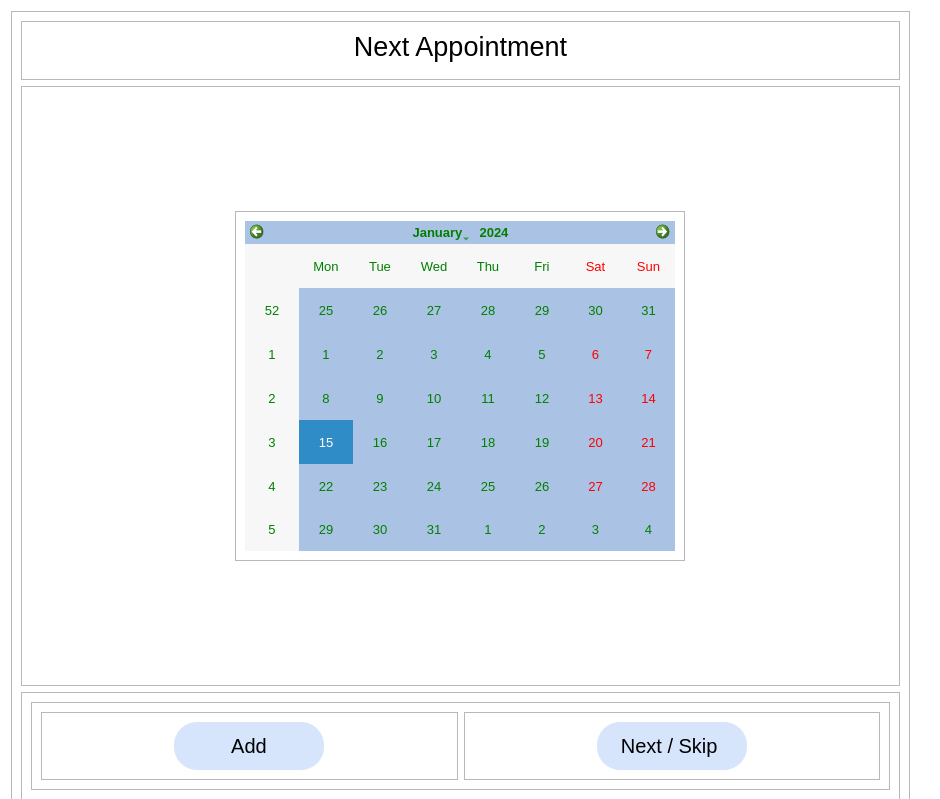
<?xml version="1.0" encoding="UTF-8"?>
<ui version="4.0">
 <class>Dialog</class>
 <widget class="QDialog" name="Dialog">
  <property name="geometry">
   <rect>
    <x>0</x>
    <y>0</y>
    <width>940</width>
    <height>799</height>
   </rect>
  </property>
  <property name="minimumSize">
   <size>
    <width>899</width>
    <height>799</height>
   </size>
  </property>
  <property name="windowTitle">
   <string>Next Appointment</string>
  </property>
  <property name="windowIcon">
   <iconset>
    <normaloff>001.png</normaloff>001.png</iconset>
  </property>
  <property name="styleSheet">
   <string notr="true">QDialog{
	
	background: #FFFFFF
}</string>
  </property>
  <layout class="QVBoxLayout" name="verticalLayout">
   <item>
    <widget class="QFrame" name="frame">
     <property name="minimumSize">
      <size>
       <width>899</width>
       <height>799</height>
      </size>
     </property>
     <property name="maximumSize">
      <size>
       <width>899</width>
       <height>799</height>
      </size>
     </property>
     <property name="styleSheet">
      <string notr="true">background: url(C:/Users/Asus/Desktop/bg2.png)</string>
     </property>
     <property name="frameShape">
      <enum>QFrame::StyledPanel</enum>
     </property>
     <property name="frameShadow">
      <enum>QFrame::Raised</enum>
     </property>
     <layout class="QVBoxLayout" name="verticalLayout_2">
      <item>
       <widget class="QFrame" name="frame_2">
        <property name="minimumSize">
         <size>
          <width>0</width>
          <height>0</height>
         </size>
        </property>
        <property name="maximumSize">
         <size>
          <width>16777215</width>
          <height>16777215</height>
         </size>
        </property>
        <property name="styleSheet">
         <string notr="true">background: url()</string>
        </property>
        <property name="frameShape">
         <enum>QFrame::StyledPanel</enum>
        </property>
        <property name="frameShadow">
         <enum>QFrame::Raised</enum>
        </property>
        <layout class="QVBoxLayout" name="verticalLayout_3">
         <item>
          <widget class="QLabel" name="label">
           <property name="minimumSize">
            <size>
             <width>50</width>
             <height>0</height>
            </size>
           </property>
           <property name="maximumSize">
            <size>
             <width>16777215</width>
             <height>16777215</height>
            </size>
           </property>
           <property name="font">
            <font>
             <pointsize>20</pointsize>
            </font>
           </property>
           <property name="text">
            <string>Next Appointment</string>
           </property>
           <property name="alignment">
            <set>Qt::AlignHCenter|Qt::AlignTop</set>
           </property>
          </widget>
         </item>
        </layout>
       </widget>
      </item>
      <item>
       <widget class="QFrame" name="frame_3">
        <property name="maximumSize">
         <size>
          <width>16777215</width>
          <height>600</height>
         </size>
        </property>
        <property name="styleSheet">
         <string notr="true">QFrame{
background: url()
}

</string>
        </property>
        <property name="frameShape">
         <enum>QFrame::StyledPanel</enum>
        </property>
        <property name="frameShadow">
         <enum>QFrame::Raised</enum>
        </property>
        <layout class="QHBoxLayout" name="horizontalLayout">
         <property name="spacing">
          <number>0</number>
         </property>
         <property name="leftMargin">
          <number>10</number>
         </property>
         <property name="topMargin">
          <number>10</number>
         </property>
         <property name="rightMargin">
          <number>10</number>
         </property>
         <property name="bottomMargin">
          <number>10</number>
         </property>
         <item>
          <widget class="QFrame" name="frame_6">
           <property name="maximumSize">
            <size>
             <width>450</width>
             <height>350</height>
            </size>
           </property>
           <property name="styleSheet">
            <string notr="true">background: url()</string>
           </property>
           <property name="frameShape">
            <enum>QFrame::StyledPanel</enum>
           </property>
           <property name="frameShadow">
            <enum>QFrame::Raised</enum>
           </property>
           <layout class="QHBoxLayout" name="horizontalLayout_3">
            <item>
             <widget class="QCalendarWidget" name="calanderWidget">
              <property name="font">
               <font>
                <pointsize>10</pointsize>
               </font>
              </property>
              <property name="styleSheet">
               <string notr="true">QCalendarWidget QWidget{

background-color:rgb(170, 194, 227);

color: green;


}

</string>
              </property>
             </widget>
            </item>
           </layout>
          </widget>
         </item>
        </layout>
       </widget>
      </item>
      <item>
       <widget class="QFrame" name="frame_4">
        <property name="maximumSize">
         <size>
          <width>16777215</width>
          <height>111</height>
         </size>
        </property>
        <property name="styleSheet">
         <string notr="true">background: url()</string>
        </property>
        <property name="frameShape">
         <enum>QFrame::StyledPanel</enum>
        </property>
        <property name="frameShadow">
         <enum>QFrame::Raised</enum>
        </property>
        <layout class="QVBoxLayout" name="verticalLayout_4">
         <item>
          <widget class="QFrame" name="frame_7">
           <property name="styleSheet">
            <string notr="true">QPushButton {
  -webkit-border-radius: 23;
  -moz-border-radius: 23;
  border-radius: 23px;
  -webkit-box-shadow: 0px 1px 7px #666666;
  -moz-box-shadow: 0px 1px 7px #666666;
  box-shadow: 0px 1px 7px #666666;
  font-size: 20px;
  padding: 10px;
  background: rgb(204,222,250,0.8);
  border: solid #1f628d 2px;
  text-decoration: none;
}

QPushButton:hover {
  background: #3cb0fd;
  text-decoration: none;
}
</string>
           </property>
           <property name="frameShape">
            <enum>QFrame::StyledPanel</enum>
           </property>
           <property name="frameShadow">
            <enum>QFrame::Raised</enum>
           </property>
           <layout class="QHBoxLayout" name="horizontalLayout_2">
            <item>
             <widget class="QFrame" name="frame_5">
              <property name="frameShape">
               <enum>QFrame::StyledPanel</enum>
              </property>
              <property name="frameShadow">
               <enum>QFrame::Raised</enum>
              </property>
              <layout class="QHBoxLayout" name="horizontalLayout_4">
               <item>
                <widget class="QPushButton" name="addButton">
                 <property name="minimumSize">
                  <size>
                   <width>0</width>
                   <height>48</height>
                  </size>
                 </property>
                 <property name="maximumSize">
                  <size>
                   <width>150</width>
                   <height>16777215</height>
                  </size>
                 </property>
                 <property name="text">
                  <string>Add</string>
                 </property>
                </widget>
               </item>
              </layout>
             </widget>
            </item>
            <item>
             <widget class="QFrame" name="frame_8">
              <property name="frameShape">
               <enum>QFrame::StyledPanel</enum>
              </property>
              <property name="frameShadow">
               <enum>QFrame::Raised</enum>
              </property>
              <layout class="QHBoxLayout" name="horizontalLayout_5">
               <item>
                <widget class="QPushButton" name="nextButton">
                 <property name="minimumSize">
                  <size>
                   <width>0</width>
                   <height>48</height>
                  </size>
                 </property>
                 <property name="maximumSize">
                  <size>
                   <width>150</width>
                   <height>16777215</height>
                  </size>
                 </property>
                 <property name="styleSheet">
                  <string notr="true"/>
                 </property>
                 <property name="text">
                  <string>Next / Skip </string>
                 </property>
                </widget>
               </item>
              </layout>
             </widget>
            </item>
           </layout>
          </widget>
         </item>
        </layout>
       </widget>
      </item>
     </layout>
    </widget>
   </item>
  </layout>
 </widget>
 <resources/>
 <connections/>
</ui>
